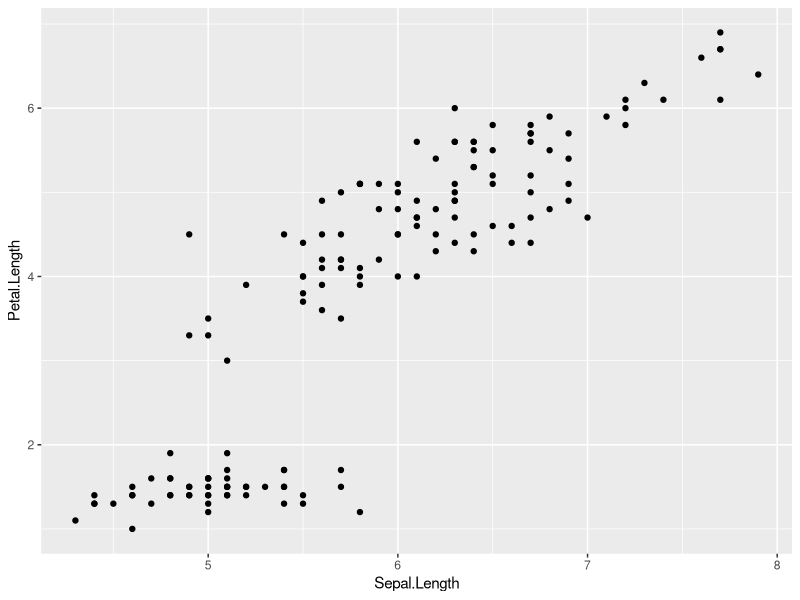
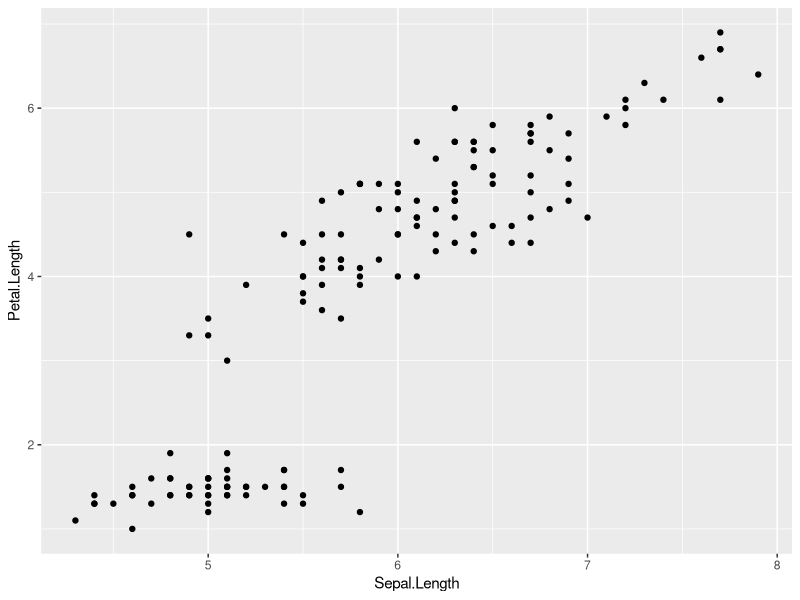
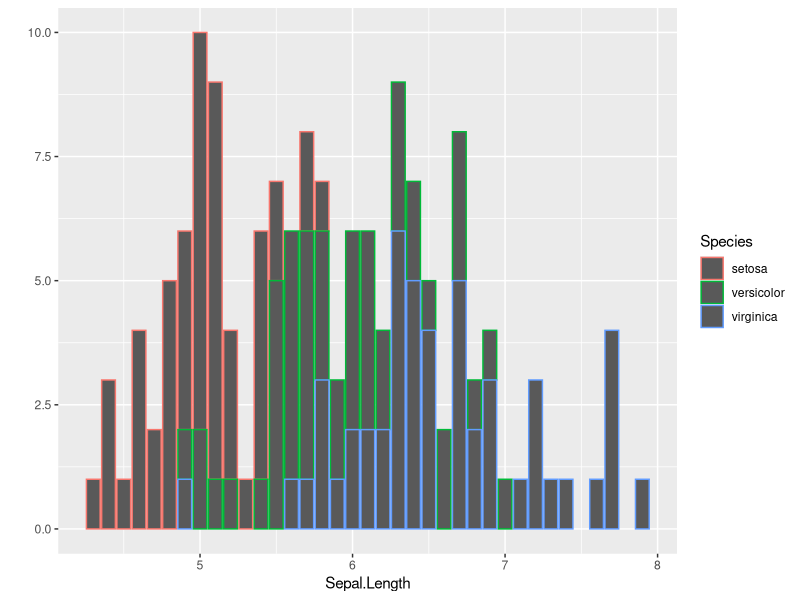
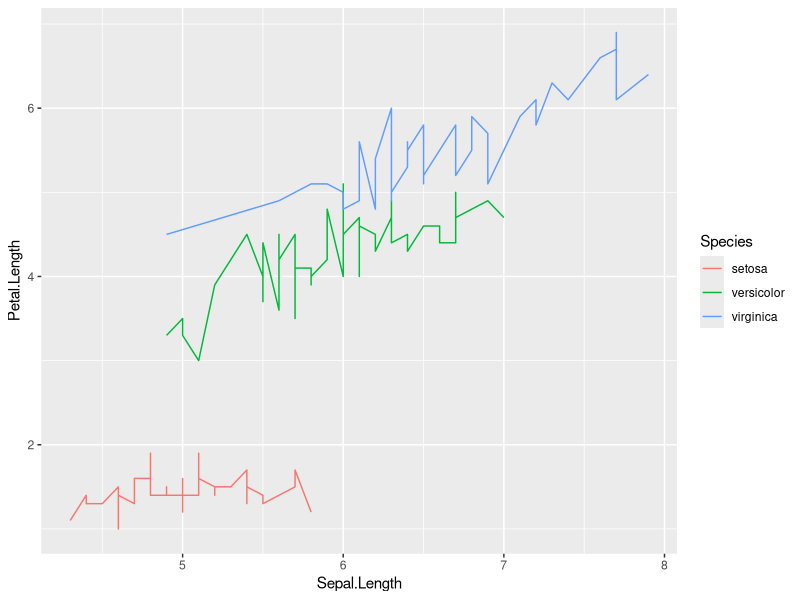
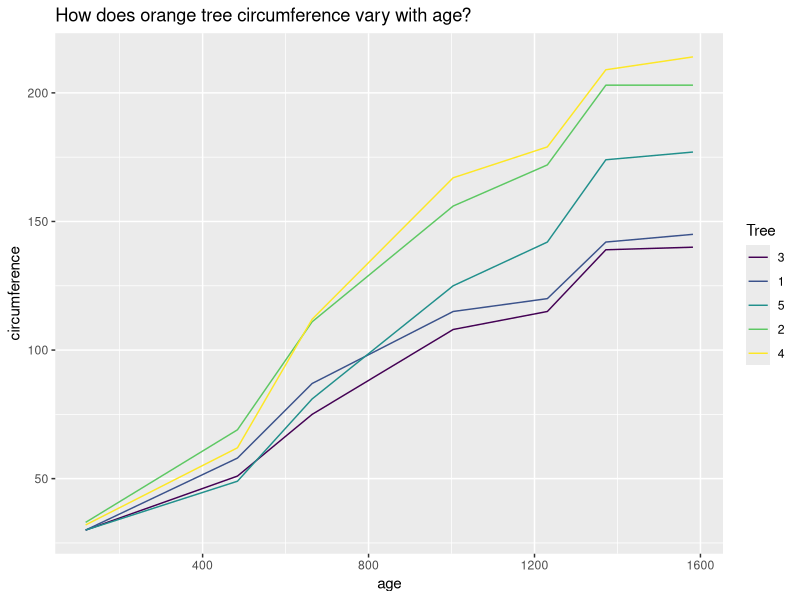
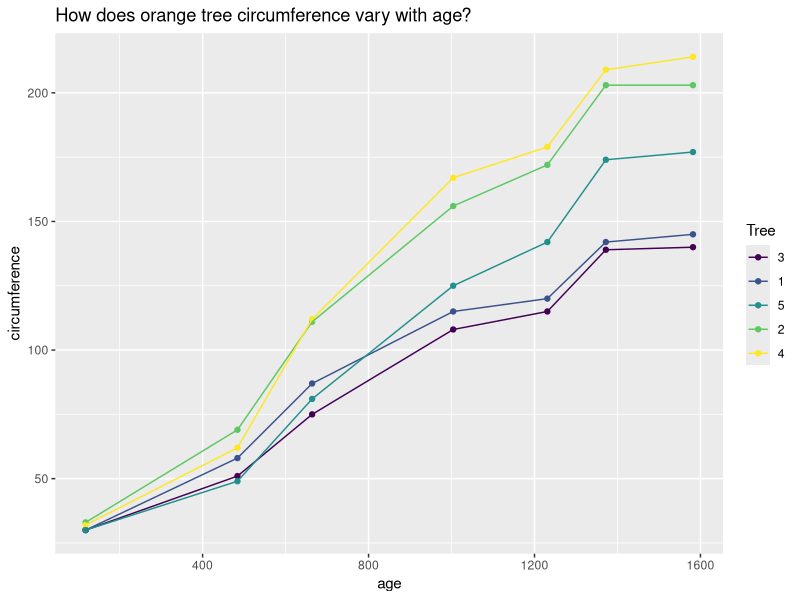
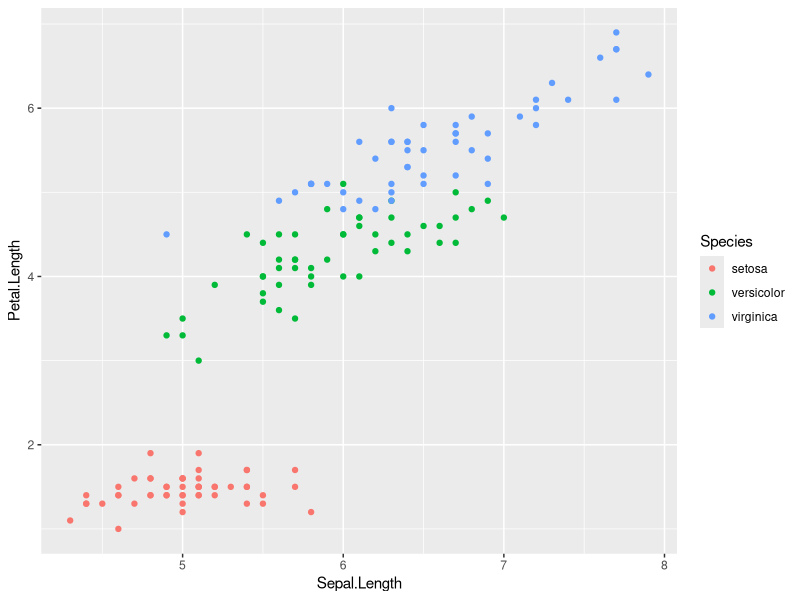
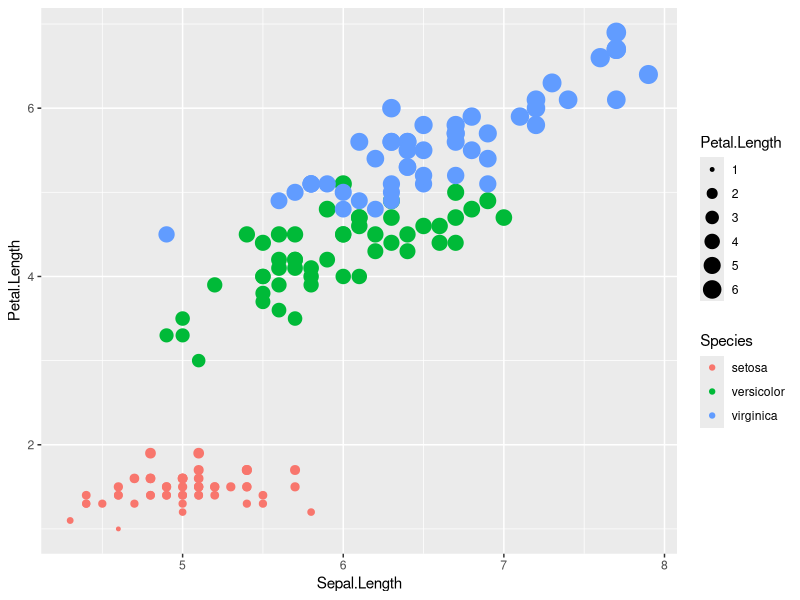

Write R code to recreate these figures, in order.

library(ggplot2)
 #draw a scatterplot using ggplot2
head(iris) # by default, head displays the first 6 rows
head(iris, n = 10)
head(Titanic)

# the data frame contains 3 types of species: setosa, versicolor, and virginica

## Plot Sepal.Length vs. Petal.Length, using data from the `iris` data frame
#a point called 'geom', is the default when you supply two arguments to qplot().
qplot(Sepal.Length, Petal.Length, data = iris) #is equivalent to..
qplot(Sepal.Length, Petal.Length, data= iris, geom = "point" )
#we can use a=other types of geoms to create more kinds of plots
qplot(Sepal.Length, data= iris, geom = "bar", color = Species)

qplot(Sepal.Length, Petal.Length, data= iris, geom = "line", color=Species) #just a trial but it makes no sense

## `Orange` is another built-in data frame that describes the growth of orange trees
qplot(age, circumference, data = Orange, geom = "line", color = Tree, main = "How does orange tree circumference vary with age?")
qplot(age, circumference, data = Orange, geom = c("point", "line"), color = Tree, main = "How does orange tree circumference vary with age?") #plots a line with a point at each elbow



qplot(Sepal.Length, Petal.Length, data = iris, color=Species)

qplot(Sepal.Length, Petal.Length, data = iris, color=Species, size= Petal.Length)

qplot(Sepal.Length, Petal.Length, data = iris, color=Species, size= Petal.Width) ## We see that Iris setosa flowers have the narrowest petals

qplot(Sepal.Length, Petal.Length, data = iris, color=Species, size= Petal.Width, alpha= I(0.7))
## By setting the alpha of each point to 0.7, we reduce the effects of overplotting

qplot(Sepal.Length, Petal.Length, data = iris, color=Species, xlab = "Sepal Length", ylab = "Petal Length", main = "Sepal vs. Petal Length in Fisher's Iris data")

###################################################################################
movies = data.frame(director = c("spielberg", "spielberg", "spielberg", "jackson", "jackson"),
                    movie = c("jaws", "avatar", "schindler's list", "lotr", "king kong"),
                    minutes = c(124, 163, 195, 600, 187))

#plot number of movies each director has
## By default, the height of each bar is simply a count.
# data = movies is an optional attribute to define a data frame, in this case as your y-axis
qplot(director, data = movies, geom = "bar", ylab = "# of movies")

# Here the height of each bar is the total running time of the director's movies
qplot(director, weight = minutes, data = movies, geom = "bar", ylab = "total length(mins)")
######################################################################333

#create factors with vslue labels
gear.f <- factor(mtcars$gear, levels = c(3,4,5), labels = c("3gears","4gears","5gears"))
am.f <- factor(mtcars$am, levels = c(0,1), labels = c("Automatic", "Manual"))
cy.f <- factor(mtcars$cyl, levels = c(4,6,8),labels = c("4cyls","6cyls","8cyls"))

# Kernel density plots for mpg
# grouped by number of gears (indicated by color)
qplot(mpg, data = mtcars, color = gear, geom = "density", alpha = I(0.5), main ="Distribution of Gas Milage",
      xlab="Miles Per Gallon", ylab="Density")


#####################################################
# Lattice Examples 
library(lattice) 
attach(mtcars)

# create factors with value labels 
gear.f<-factor(gear,levels=c(3,4,5),
               labels=c("3gears","4gears","5gears")) 
cyl.f <-factor(cyl,levels=c(4,6,8),
               labels=c("4cyl","6cyl","8cyl")) 
# ~x|A means display numeric variable x for each level of 
#factor A. y~x | A*B means display the relationship between 
#numeric variables y and x separately for every combination of 
#factor A and B levels. ~x means display numeric variable x alone.



# kernel density plot 
densityplot(~mpg, 
            main="Density Plot", 
            xlab="Miles per Gallon")
# kernel density plots by factor level 
densityplot(~mpg|cyl.f, main="Density Plot by Number of Cylinders",
            xlab="Miles per Gallon")

# kernel density plots by factor level (alternate layout) 
densityplot(~mpg|cyl.f, mtcars,
            main="Density Plot by Numer of Cylinders",
            xlab="Miles per Gallon")




